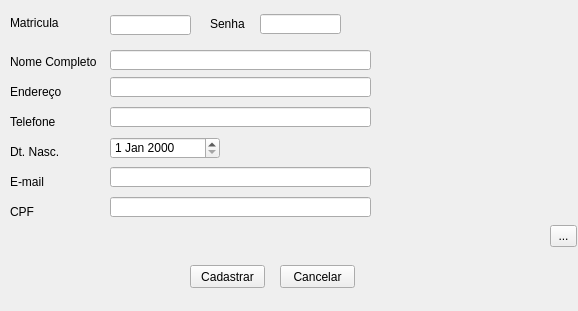
<?xml version="1.0" encoding="UTF-8"?>
<ui version="4.0">
 <class>addpro</class>
 <widget class="QWidget" name="addpro">
  <property name="geometry">
   <rect>
    <x>0</x>
    <y>0</y>
    <width>578</width>
    <height>311</height>
   </rect>
  </property>
  <property name="windowTitle">
   <string>Form</string>
  </property>
  <widget class="QLineEdit" name="lineEdit_7">
   <property name="geometry">
    <rect>
     <x>110</x>
     <y>15</y>
     <width>81</width>
     <height>20</height>
    </rect>
   </property>
  </widget>
  <widget class="QLineEdit" name="lineEdit_6">
   <property name="geometry">
    <rect>
     <x>110</x>
     <y>197</y>
     <width>261</width>
     <height>20</height>
    </rect>
   </property>
  </widget>
  <widget class="QLabel" name="image_label">
   <property name="geometry">
    <rect>
     <x>380</x>
     <y>51</y>
     <width>191</width>
     <height>161</height>
    </rect>
   </property>
   <property name="text">
    <string/>
   </property>
  </widget>
  <widget class="QDateEdit" name="dateEdit">
   <property name="geometry">
    <rect>
     <x>110</x>
     <y>137</y>
     <width>110</width>
     <height>22</height>
    </rect>
   </property>
  </widget>
  <widget class="QLabel" name="label_3">
   <property name="geometry">
    <rect>
     <x>10</x>
     <y>114</y>
     <width>51</width>
     <height>16</height>
    </rect>
   </property>
   <property name="text">
    <string>Telefone</string>
   </property>
  </widget>
  <widget class="QLabel" name="label_2">
   <property name="geometry">
    <rect>
     <x>10</x>
     <y>84</y>
     <width>61</width>
     <height>16</height>
    </rect>
   </property>
   <property name="text">
    <string>Endereço</string>
   </property>
  </widget>
  <widget class="QLineEdit" name="lineEdit_5">
   <property name="geometry">
    <rect>
     <x>110</x>
     <y>167</y>
     <width>261</width>
     <height>20</height>
    </rect>
   </property>
  </widget>
  <widget class="QPushButton" name="pushButton_2">
   <property name="geometry">
    <rect>
     <x>190</x>
     <y>265</y>
     <width>75</width>
     <height>23</height>
    </rect>
   </property>
   <property name="text">
    <string>Cadastrar</string>
   </property>
  </widget>
  <widget class="QLabel" name="label">
   <property name="geometry">
    <rect>
     <x>10</x>
     <y>54</y>
     <width>91</width>
     <height>16</height>
    </rect>
   </property>
   <property name="text">
    <string>Nome Completo</string>
   </property>
  </widget>
  <widget class="QPushButton" name="pushButton">
   <property name="geometry">
    <rect>
     <x>280</x>
     <y>265</y>
     <width>75</width>
     <height>23</height>
    </rect>
   </property>
   <property name="text">
    <string>Cancelar</string>
   </property>
  </widget>
  <widget class="QLabel" name="label_4">
   <property name="geometry">
    <rect>
     <x>10</x>
     <y>144</y>
     <width>51</width>
     <height>16</height>
    </rect>
   </property>
   <property name="text">
    <string>Dt. Nasc.</string>
   </property>
  </widget>
  <widget class="QLineEdit" name="lineEdit_3">
   <property name="geometry">
    <rect>
     <x>110</x>
     <y>107</y>
     <width>261</width>
     <height>20</height>
    </rect>
   </property>
  </widget>
  <widget class="QLabel" name="label_5">
   <property name="geometry">
    <rect>
     <x>10</x>
     <y>174</y>
     <width>51</width>
     <height>16</height>
    </rect>
   </property>
   <property name="text">
    <string>E-mail</string>
   </property>
  </widget>
  <widget class="QLineEdit" name="lineEdit_2">
   <property name="geometry">
    <rect>
     <x>110</x>
     <y>77</y>
     <width>261</width>
     <height>20</height>
    </rect>
   </property>
  </widget>
  <widget class="QToolButton" name="toolButton">
   <property name="geometry">
    <rect>
     <x>550</x>
     <y>225</y>
     <width>27</width>
     <height>22</height>
    </rect>
   </property>
   <property name="text">
    <string>...</string>
   </property>
  </widget>
  <widget class="QLabel" name="label_6">
   <property name="geometry">
    <rect>
     <x>10</x>
     <y>204</y>
     <width>51</width>
     <height>16</height>
    </rect>
   </property>
   <property name="text">
    <string>CPF</string>
   </property>
  </widget>
  <widget class="QLabel" name="label_7">
   <property name="geometry">
    <rect>
     <x>10</x>
     <y>15</y>
     <width>91</width>
     <height>16</height>
    </rect>
   </property>
   <property name="text">
    <string>Matricula</string>
   </property>
  </widget>
  <widget class="QLineEdit" name="lineEdit">
   <property name="geometry">
    <rect>
     <x>110</x>
     <y>50</y>
     <width>261</width>
     <height>20</height>
    </rect>
   </property>
  </widget>
  <widget class="QLabel" name="label_8">
   <property name="geometry">
    <rect>
     <x>210</x>
     <y>16</y>
     <width>41</width>
     <height>16</height>
    </rect>
   </property>
   <property name="text">
    <string>Senha</string>
   </property>
  </widget>
  <widget class="QLineEdit" name="lineEdit_8">
   <property name="geometry">
    <rect>
     <x>260</x>
     <y>14</y>
     <width>81</width>
     <height>20</height>
    </rect>
   </property>
   <property name="echoMode">
    <enum>QLineEdit::Password</enum>
   </property>
  </widget>
 </widget>
 <resources/>
 <connections/>
</ui>
